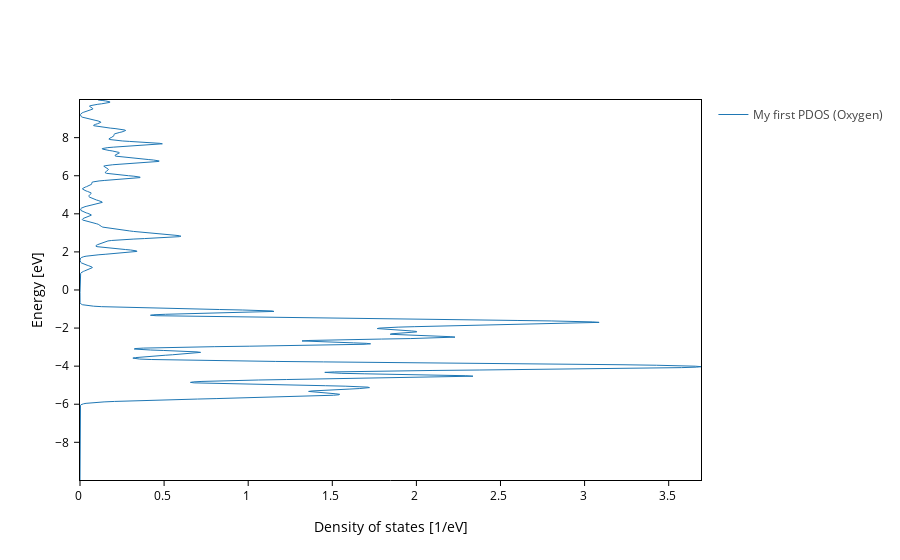

Notebook code for this chart:
### Markdown cell above
## PDOS requests

There's a very important setting in the `PdosPlot`: `requests`. This setting expects a list of PDOS requests, where each request is a dictionary that can specify 
- `species`
- `atoms`
- `orbitals` (the orbital name)
- `n`, `l`, `m` (the quantum numbers)
- `Z` (the Z shell of the orbital)
- `spin`

involved in the PDOS line that you want to draw. Apart from that, a request also accepts the `name`, `color`, `linewidth` and `dash` keys that manage the aesthetics of the line and `normalize`, which indicates if the PDOS should be normalized (divided by number of orbitals).

Here is an example of how to use the `requests` setting to create a line that displays the Oxygen 2p PDOS:

### Code cell
plot.update_settings(requests=[{"name": "My first PDOS (Oxygen)", "species": ["O"], "n": 2, "l": 1}])
# or (it's equivalent)
plot.update_settings(requests=[{
    "name": "My first PDOS (Oxygen)", "species": ["O"],
    "orbitals": ["2pzZ1", "2pzZ2", "2pxZ1", "2pxZ2", "2pyZ1", "2pyZ2"]
}])

### Figure 1 — Plotly figure (JSON) as saved in the notebook; plotly's stock layout.template omitted (floating-point values rounded to 4 significant figures; data arrays with more than 128 entries replaced by an {"elided": "..."} marker saying what was removed)
{"data": [{"line": {"dash": "solid", "width": 1}, "mode": "lines", "name": "My first PDOS (Oxygen)", "opacity": 1, "type": "scatter", "uid": "d024dd44-bfb4-4636-8036-acc5248ee6c5", "x": {"elided": "799 float values"}, "y": {"elided": "799 float values"}}], "layout": {"showlegend": true, "xaxis": {"mirror": true, "title": {"text": "Density of states [1/eV]"}}, "yaxis": {"mirror": true, "range": [-9.979, 9.977], "title": {"text": "Energy [eV]"}}}}
